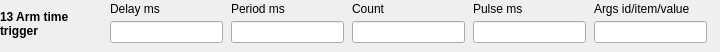
  <widget class="caFrame" name="editActionFrame13">
   <property name="geometry"><rect><x>180</x><y>258</y><width>720</width><height>52</height></rect></property>
   <property name="visibility"><enum>caFrame::Calc</enum></property>
   <property name="visibilityCalc"><string notr="true">A==13</string></property>
   <property name="channel" stdset="0"><string notr="true">$(SEQ_PFX)Edit-Action</string></property>
   <widget class="caLabel" name="editActionName13">
    <property name="geometry"><rect><x>0</x><y>2</y><width>105</width><height>43</height></rect></property>
    <property name="font"><font><bold>true</bold></font></property>
    <property name="wordWrap"><bool>true</bool></property>
    <property name="text"><string>13 Arm time trigger</string></property>
   </widget>
   <widget class="caLabel" name="editPositionLabelA13_0"><property name="geometry"><rect><x>110</x><y>0</y><width>113</width><height>18</height></rect></property><property name="text"><string>Delay ms</string></property></widget>
   <widget class="caTextEntry" name="editPositionA13_0"><property name="geometry"><rect><x>110</x><y>21</y><width>113</width><height>22</height></rect></property><property name="channel" stdset="0"><string notr="true">$(SEQ_PFX)Edit-Position</string></property></widget>
   <widget class="caLabel" name="editVelocityLabelA13_1"><property name="geometry"><rect><x>231</x><y>0</y><width>113</width><height>18</height></rect></property><property name="text"><string>Period ms</string></property></widget>
   <widget class="caTextEntry" name="editVelocityA13_1"><property name="geometry"><rect><x>231</x><y>21</y><width>113</width><height>22</height></rect></property><property name="channel" stdset="0"><string notr="true">$(SEQ_PFX)Edit-Velocity</string></property></widget>
   <widget class="caLabel" name="editAccelerationLabelA13_2"><property name="geometry"><rect><x>352</x><y>0</y><width>113</width><height>18</height></rect></property><property name="text"><string>Count</string></property></widget>
   <widget class="caTextEntry" name="editAccelerationA13_2"><property name="geometry"><rect><x>352</x><y>21</y><width>113</width><height>22</height></rect></property><property name="channel" stdset="0"><string notr="true">$(SEQ_PFX)Edit-Acceleration</string></property></widget>
   <widget class="caLabel" name="editDecelerationLabelA13_3"><property name="geometry"><rect><x>473</x><y>0</y><width>113</width><height>18</height></rect></property><property name="text"><string>Pulse ms</string></property></widget>
   <widget class="caTextEntry" name="editDecelerationA13_3"><property name="geometry"><rect><x>473</x><y>21</y><width>113</width><height>22</height></rect></property><property name="channel" stdset="0"><string notr="true">$(SEQ_PFX)Edit-Deceleration</string></property></widget>
   <widget class="caLabel" name="editArgsLabelA13_4"><property name="geometry"><rect><x>594</x><y>0</y><width>113</width><height>18</height></rect></property><property name="text"><string>Args id/item/value</string></property></widget>
   <widget class="caTextEntry" name="editArgsA13_4"><property name="geometry"><rect><x>594</x><y>21</y><width>113</width><height>22</height></rect></property><property name="channel" stdset="0"><string notr="true">$(SEQ_PFX)Edit-Args</string></property><property name="formatType"><enum>caLineEdit::string</enum></property></widget>
  </widget>
